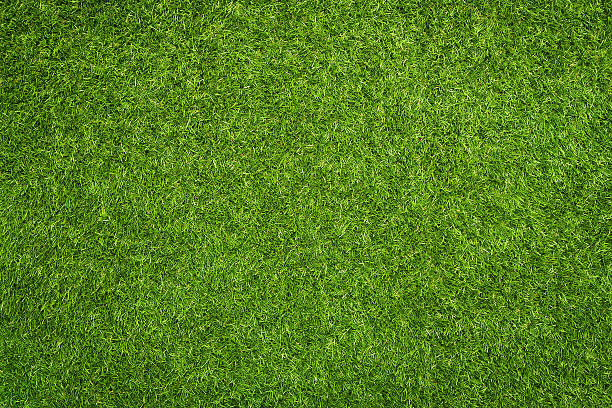
#> input picture data/grama.jpg, 612 x 408 px, found by its file name
$ python quilting.py
#> lines starting #> are read from the running program, lines starting #| are printed output that depends on the picture; after the words box and inside, x2 and y2 are one past the last pixel; in counts of white or black regions, pixels touching at a corner belong together
import numpy as np
from PIL import Image
import random
import cv2
import os

# Configurações - varia conforme imagem
TEXTURE_PATH = "grama.jpg"
OUTPUT_PATH = "resultado.png"
OUT_SIZE = (1024, 1024)
PATCH_SIZE = 128
OVERLAP = int(PATCH_SIZE/6)
TOLERANCE = 0.1

#carrega e salva, cria ruído para rodar independentemente
def load_texture(path):
#> called with path = 'grama.jpg'
    if not os.path.exists(path):
        print(f"Arquivo {path} não encontrado. Gerando ruído.")
        return np.random.rand(200, 200, 3).astype(np.float32)
    img = Image.open(path).convert("RGB")
#> img is the input picture: PIL image 612x408 RGB; mean R, G, B 85.2, 127.4, 25.2
    return np.array(img) / 255.0

def save_image(img_array, path):
    img_array = np.clip(img_array, 0, 1)
    img = Image.fromarray((img_array * 255).astype(np.uint8))
    img.save(path)
    print(f"Salvo em: {path}")

# MINIMUM ERROR BOUNDARY CUT
def compute_min_cut_path(error_surface):
    H, W = error_surface.shape
    E = error_surface.copy()
    path_trace = np.zeros((H, W), dtype=np.int32)

    # calcular custos acumulados
    for i in range(1, H):
        for j in range(W):
            # limites pra não sair do array (j-1, j, j+1)
            prev_x_start = max(0, j - 1)
            prev_x_end = min(W, j + 2)

            # Pega os vizinhos
            prev_row_slice = E[i-1, prev_x_start:prev_x_end]

            #valor mínimo entre os vizinhos
            min_val = np.min(prev_row_slice)

            min_idx_rel = np.argmin(prev_row_slice)
            min_idx_abs = prev_x_start + min_idx_rel

            # Aaumular erro
            E[i, j] += min_val
            path_trace[i, j] = min_idx_abs

    # Reconstruir caminho
    path = np.zeros(H, dtype=np.int32)
    path[-1] = np.argmin(E[-1])

    for i in range(H - 2, -1, -1):
        path[i] = path_trace[i + 1, path[i+1]]

    return path

#corte de erro mín
def create_cut_mask(overlap_region_bg, overlap_region_new, axis=0):
    if axis == 1:
        overlap_region_bg = np.transpose(overlap_region_bg, (1, 0, 2))
        overlap_region_new = np.transpose(overlap_region_new, (1, 0, 2))

    #calcular o erro quadrático entre as duas sobreposições
    diff = overlap_region_bg - overlap_region_new
    error_map = np.sum(diff ** 2, axis=2)

    # encontra o caminho de menor erro
    path = compute_min_cut_path(error_map)

    #cria a máscara baseada no caminho
    H, W = error_map.shape
    mask = np.zeros((H, W), dtype=np.float32)

    for i in range(H):
        # Tudo à direita do caminho vira 1 (substitui fundo)
        # Tudo à esquerda vira 0 (mantém o fundo)
        mask[i, path[i]:] = 1.0

    if axis == 1:
        mask = np.transpose(mask, (1, 0))

    return mask


#suavizar para melhor resultds usando pirâmides laplacianas -- IA usada para aprimorar resultados
def laplacian_blend_with_cut(img_base, img_new, mask, levels=4):
    mask_blurred = cv2.GaussianBlur(mask, (5, 5), 2) # máscara suave

    # inicialização das pirâmides
    GA = img_base.astype(np.float32)
    GB = img_new.astype(np.float32)
    GM = mask_blurred.astype(np.float32)

    #Construir Pirâmides Gaussianas
    gpA = [GA]
    gpB = [GB]
    gpM = [GM]

    for i in range(levels):
        GA = cv2.pyrDown(GA)
        GB = cv2.pyrDown(GB)
        GM = cv2.pyrDown(GM)
        gpA.append(GA)
        gpB.append(GB)
        gpM.append(GM)

    lpA = [gpA[levels]]
    lpB = [gpB[levels]]

    for i in range(levels, 0, -1):
        GE_A = cv2.pyrUp(gpA[i])
        GE_B = cv2.pyrUp(gpB[i])

        #ajuste de tamanho se a divisão ímpar
        h, w = gpA[i-1].shape[:2]
        GE_A = cv2.resize(GE_A, (w, h))
        GE_B = cv2.resize(GE_B, (w, h))

        # Laplaciana = Original - suavizada
        L_A = gpA[i-1] - GE_A
        L_B = gpB[i-1] - GE_B
        lpA.append(L_A)
        lpB.append(L_B)

    #mesclagem as pirâmides usando a máscara
    LS = []
    gpM = gpM[::-1]

    for la, lb, mask_level in zip(lpA, lpB, gpM):
        h, w = la.shape[:2]
        mask_level = cv2.resize(mask_level, (w, h))
        mask_3d = mask_level[:, :, np.newaxis]
        ls = la * (1.0 - mask_3d) + lb * mask_3d
        LS.append(ls)

    #
    ls_reconstruct = LS[0]
    for i in range(1, len(LS)):
        ls_reconstruct = cv2.pyrUp(ls_reconstruct)
        h, w = LS[i].shape[:2]
        ls_reconstruct = cv2.resize(ls_reconstruct, (w, h))
        ls_reconstruct += LS[i]

    return np.clip(ls_reconstruct, 0, 1)

#melhor caminho
def find_best_patch(texture, overlap_top, overlap_left, patch_size):
    H, W, _ = texture.shape
    search_img = (texture * 255).astype(np.uint8)

    total_error = np.zeros((H - patch_size, W - patch_size), dtype=np.float32)

    if overlap_top is not None:
        t_top = (overlap_top * 255).astype(np.uint8)
        ssd_top = cv2.matchTemplate(search_img, t_top, cv2.TM_SQDIFF)
        total_error += ssd_top[:H-patch_size, :W-patch_size]

    if overlap_left is not None:
        t_left = (overlap_left * 255).astype(np.uint8)
        ssd_left = cv2.matchTemplate(search_img, t_left, cv2.TM_SQDIFF)
        total_error += ssd_left[:H-patch_size, :W-patch_size]

    # Seleção com tolerância para evitar repetição
    min_val, _, _, _ = cv2.minMaxLoc(total_error)
    limit = max(min_val * (1 + TOLERANCE), min_val + 1.0)

    y_locs, x_locs = np.where(total_error <= limit)

    if len(y_locs) == 0:
        return random.randint(0, H-patch_size), random.randint(0, W-patch_size)

    idx = random.randint(0, len(y_locs) - 1)
    return y_locs[idx], x_locs[idx]

#loop principal
def synthesis(texture, out_size, patch_size, overlap):
#> called with out_size = (1024, 1024), patch_size = 128, overlap = 21
    H_out, W_out = out_size
    output = np.zeros((H_out, W_out, 3), dtype=np.float32)
    step = patch_size - overlap
    num_y = (H_out - overlap) // step
    num_x = (W_out - overlap) // step

    for i in range(num_y):
        for j in range(num_x):
            y_out = i * step
            x_out = j * step

            #definir overlap
            ov_top = None; ov_left = None
            if i > 0: ov_top = output[y_out : y_out + overlap, x_out : x_out + patch_size]
            if j > 0: ov_left = output[y_out : y_out + patch_size, x_out : x_out + overlap]

            #melhor caminho
            y_src, x_src = find_best_patch(texture, ov_top, ov_left, patch_size)
            patch = texture[y_src : y_src + patch_size, x_src : x_src + patch_size]

            #máscara de corte
            mask = np.ones((patch_size, patch_size), dtype=np.float32)

            if i > 0:
                #novo patch com corte horizontal
                patch_ov_top = patch[:overlap, :]
                cut_mask_top = create_cut_mask(ov_top, patch_ov_top, axis=1)
                mask[:overlap, :] *= cut_mask_top

            if j > 0:
                #novo patch com corte vertical
                patch_ov_left = patch[:, :overlap]
                cut_mask_left = create_cut_mask(ov_left, patch_ov_left, axis=0)
                mask[:, :overlap] *= cut_mask_left


            region_curr = output[y_out : y_out + patch_size, x_out : x_out + patch_size]

            if i==0 and j==0:
                output[y_out:y_out+patch_size, x_out:x_out+patch_size] = patch
            else:
                # Usa Laplacian Blend para aplicar a máscara de corte suavemente
                blended = laplacian_blend_with_cut(region_curr, patch, mask, levels=4)
                output[y_out:y_out+patch_size, x_out:x_out+patch_size] = blended

            print(f"Patch {i},{j} ok", end='\r')
#> this loop made 9 passes
#> pass 1, in find_best_patch (call 2), `ssd_left = cv2.matchTemplate(search_img, t_left, cv2.TM_SQDIFF)`:
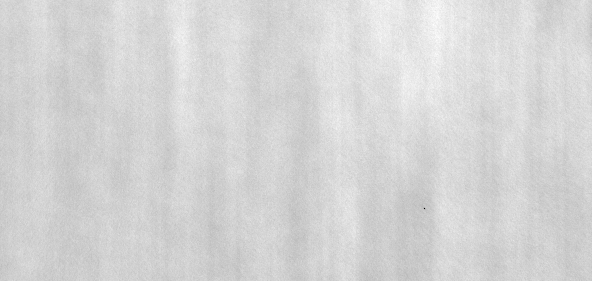
#> ssd_left: shape (281, 592) float32; min 0, max 36442544, mean 30494058; drawn with min black and max white
#> pass 1, in find_best_patch (call 2), `total_error += ssd_left[:H-patch_size, :W-patch_size]`:
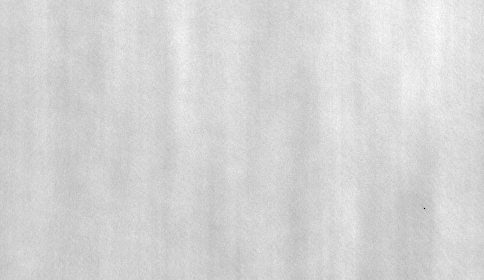
#> total_error: shape (280, 484) float32; min 0, max 36442544, mean 30491684; drawn with min black and max white
#> pass 1, in create_cut_mask, `diff = overlap_region_bg - overlap_region_new`:
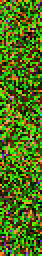
#> diff: shape (128, 21, 3) float64 (shown 2 times larger); mean of channels 0, 1, 2 9.22e-09, 1.33e-08, 2.7e-09; drawn with min black and max white
#> after the loop:
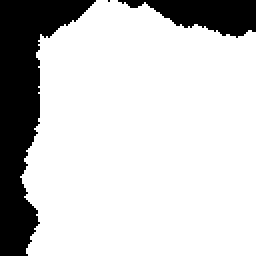
#> mask: shape (128, 128) float32 (shown 2 times larger); values 0 (black) and 1 (white), 79.9% white; 3 black regions (1 under 20 px), largest, box (x1, y1, x2, y2) and area: (0, 0, 48, 128) 2538, (59, 0, 128, 19) 751
#> after the loop:
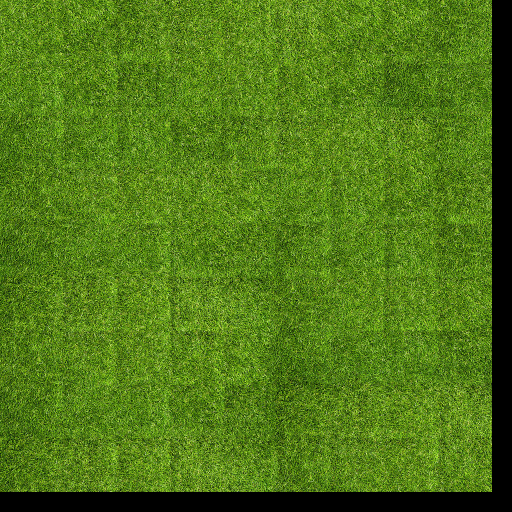
#> output: shape (1024, 1024, 3) float32 (shown at 1/2 size); mean of channels 0, 1, 2 0.319, 0.474, 0.0942; drawn as R, G, B
#> after the loop:
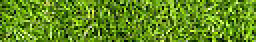
#> ov_top: shape (21, 128, 3) float32 (shown 2 times larger); mean of channels 0, 1, 2 0.384, 0.553, 0.121; drawn as R, G, B
#> after the loop:
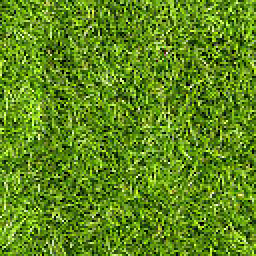
#> region_curr: shape (128, 128, 3) float32 (shown 2 times larger); mean of channels 0, 1, 2 0.373, 0.541, 0.114; drawn as R, G, B

    return output


if __name__ == "__main__":
    if not os.path.exists(TEXTURE_PATH):
        #se não hover imagem, encerra e sai
        print(f"ERRO: O arquivo de textura não foi encontrado no caminho: {TEXTURE_PATH}")
        sys.exit(1)

    texture = load_texture(TEXTURE_PATH)
    res = synthesis(texture, OUT_SIZE, PATCH_SIZE, OVERLAP)
    save_image(res, OUTPUT_PATH)
